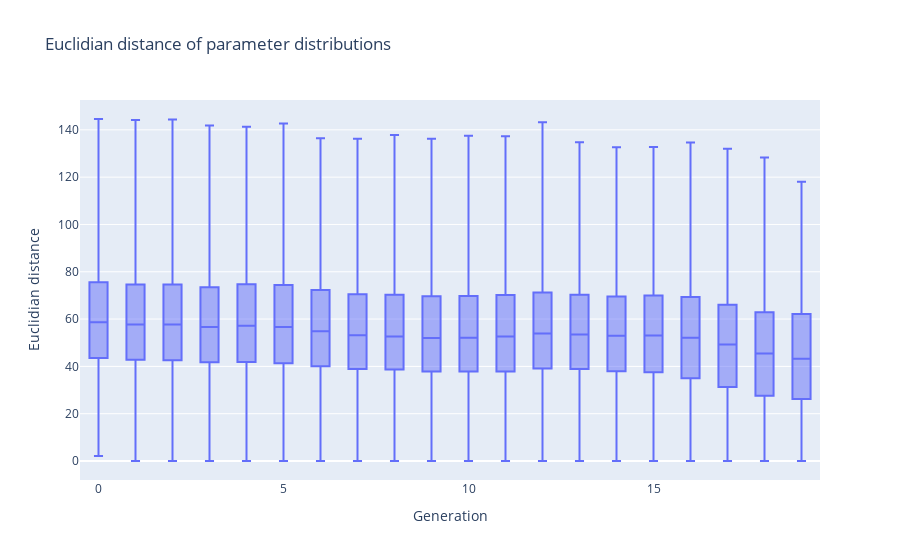

Notebook code cell kept with this figure:
### Code cell
import plotly.graph_objects as go

fig = go.Figure()

fig.add_trace(
    go.Box(
        q1=euclidian.loc["25%"],
        median=euclidian.loc["50%"],
        q3=euclidian.loc["75%"],
        lowerfence=euclidian.loc["min"],
        upperfence=euclidian.loc["max"],
    )
)

fig.update_xaxes(title_text="Generation")
fig.update_yaxes(title_text="Euclidian distance")
fig.update_layout(
    title="Euclidian distance of parameter distributions", xaxis_title="Generation", yaxis_title="Euclidian distance"
)

fig.show()

### Figure 1 — Plotly figure (JSON) as saved in the notebook; plotly's stock layout.template omitted (floating-point values rounded to 4 significant figures)
{"data": [{"lowerfence": [2.109, 0, 0, 0, 0, 0, 0, 0, 0, 0, 0, 0, 0, 0, 0, 0, 0, 0, 0, 0], "median": [58.69, 57.75, 57.76, 56.69, 57.16, 56.63, 54.89, 53.15, 52.61, 52.05, 52.1, 52.66, 53.89, 53.45, 52.97, 53.05, 52.14, 49.23, 45.4, 43.27], "q1": [43.55, 42.82, 42.64, 41.77, 41.8, 41.27, 40.05, 38.87, 38.64, 37.85, 37.88, 37.86, 39.06, 38.87, 37.96, 37.57, 34.98, 31.25, 27.6, 26.18], "q3": [75.59, 74.66, 74.62, 73.42, 74.71, 74.39, 72.26, 70.5, 70.25, 69.65, 69.79, 70.19, 71.22, 70.27, 69.54, 69.92, 69.33, 66.04, 62.88, 62.14], "type": "box", "upperfence": [144.6, 144.2, 144.4, 141.8, 141.3, 142.7, 136.5, 136.3, 137.8, 136.2, 137.5, 137.3, 143.2, 134.7, 132.6, 132.7, 134.6, 132.0, 128.3, 118.1]}], "layout": {"title": {"text": "Euclidian distance of parameter distributions"}, "xaxis": {"title": {"text": "Generation"}}, "yaxis": {"title": {"text": "Euclidian distance"}}}}
